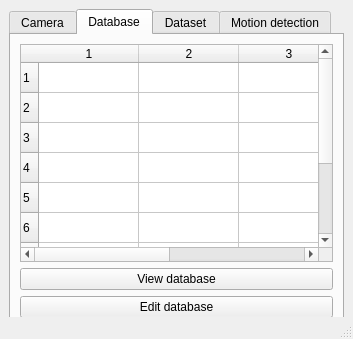
<?xml version="1.0" encoding="UTF-8"?>
<ui version="4.0">
 <class>MainWindow</class>
 <widget class="QMainWindow" name="MainWindow">
  <property name="geometry">
   <rect>
    <x>0</x>
    <y>0</y>
    <width>353</width>
    <height>339</height>
   </rect>
  </property>
  <property name="minimumSize">
   <size>
    <width>320</width>
    <height>320</height>
   </size>
  </property>
  <property name="windowTitle">
   <string>MainWindow</string>
  </property>
  <widget class="QWidget" name="centralwidget">
   <layout class="QVBoxLayout" name="verticalLayout_5">
    <item>
     <layout class="QVBoxLayout" name="verticalLayout">
      <item>
       <widget class="QTabWidget" name="tabWidget">
        <property name="enabled">
         <bool>true</bool>
        </property>
        <property name="sizePolicy">
         <sizepolicy hsizetype="Minimum" vsizetype="Minimum">
          <horstretch>0</horstretch>
          <verstretch>0</verstretch>
         </sizepolicy>
        </property>
        <property name="minimumSize">
         <size>
          <width>200</width>
          <height>320</height>
         </size>
        </property>
        <property name="currentIndex">
         <number>1</number>
        </property>
        <widget class="QWidget" name="tab">
         <attribute name="title">
          <string>Camera</string>
         </attribute>
         <layout class="QVBoxLayout" name="verticalLayout_6">
          <item>
           <widget class="QPushButton" name="pushButton">
            <property name="text">
             <string>Open main camera view</string>
            </property>
           </widget>
          </item>
          <item>
           <widget class="QTextEdit" name="ipCameraAddress">
            <property name="minimumSize">
             <size>
              <width>0</width>
              <height>30</height>
             </size>
            </property>
            <property name="maximumSize">
             <size>
              <width>16777215</width>
              <height>20</height>
             </size>
            </property>
            <property name="placeholderText">
             <string>IP camera address</string>
            </property>
           </widget>
          </item>
          <item>
           <widget class="QPushButton" name="ipCameraButton">
            <property name="text">
             <string>Open IP camera view</string>
            </property>
           </widget>
          </item>
         </layout>
        </widget>
        <widget class="QWidget" name="tab_2">
         <attribute name="title">
          <string>Database</string>
         </attribute>
         <layout class="QVBoxLayout" name="verticalLayout_2">
          <item>
           <widget class="QTableWidget" name="tableWidget">
            <property name="rowCount">
             <number>10</number>
            </property>
            <property name="columnCount">
             <number>4</number>
            </property>
            <row/>
            <row/>
            <row/>
            <row/>
            <row/>
            <row/>
            <row/>
            <row/>
            <row/>
            <row/>
            <column/>
            <column/>
            <column/>
            <column/>
           </widget>
          </item>
          <item>
           <widget class="QPushButton" name="pushButton_2">
            <property name="minimumSize">
             <size>
              <width>0</width>
              <height>0</height>
             </size>
            </property>
            <property name="text">
             <string>View database</string>
            </property>
           </widget>
          </item>
          <item>
           <widget class="QPushButton" name="pushButton_3">
            <property name="text">
             <string>Edit database</string>
            </property>
           </widget>
          </item>
         </layout>
        </widget>
        <widget class="QWidget" name="tab_3">
         <attribute name="title">
          <string>Dataset</string>
         </attribute>
         <layout class="QVBoxLayout" name="verticalLayout_3">
          <item>
           <widget class="QPushButton" name="pushButton_4">
            <property name="text">
             <string>Create dataset</string>
            </property>
           </widget>
          </item>
          <item>
           <widget class="QPushButton" name="pushButton_5">
            <property name="text">
             <string>Create training file</string>
            </property>
           </widget>
          </item>
         </layout>
        </widget>
        <widget class="QWidget" name="tab_4">
         <attribute name="title">
          <string>Motion detection</string>
         </attribute>
         <layout class="QVBoxLayout" name="verticalLayout_4">
          <item>
           <widget class="QPushButton" name="pushButton_6">
            <property name="text">
             <string>Open motion detection camera</string>
            </property>
           </widget>
          </item>
         </layout>
        </widget>
       </widget>
      </item>
     </layout>
    </item>
   </layout>
  </widget>
  <widget class="QStatusBar" name="statusbar"/>
  <action name="actionKamery">
   <property name="text">
    <string>Kamery</string>
   </property>
  </action>
 </widget>
 <resources/>
 <connections/>
</ui>
